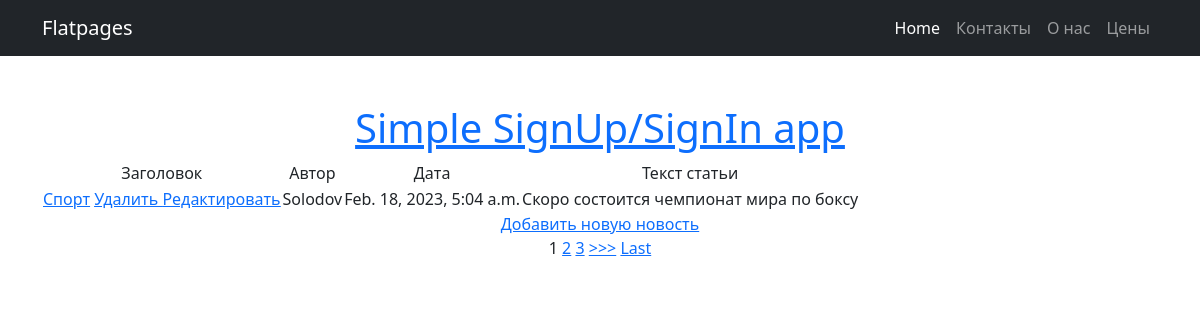
Page /news/ on the committed database.
### news/models.py (models this page shows, shortened)
class Post(models.Model):
    authorArticle = models.ForeignKey(Author, on_delete=models.CASCADE)
    article = 'AR'
    news = 'NW'
    TEXT = [
        (article, 'Статья'),
        (news, 'Новость')
    ]
    textContent = models.CharField(max_length=2,
                                   choices=TEXT,
                                   default=news)
    creationTime = models.DateTimeField(auto_now_add=True)
    textCategory = models.ManyToManyField(Category, through='PostCategory')
    header = models.CharField(max_length=255)
    postText = models.TextField()
    rating = models.IntegerField(default=1)

class Author(models.Model):
    account = models.OneToOneField(User, on_delete=models.CASCADE)
    ratingAuthor = models.IntegerField(default=0)

### news/views.py (the view, shortened to what this page needs)
# urls.py: path('', NewsList.as_view()),
class NewsList(ListView):
    model = Post
    template_name = 'news_list.html'  # указываем имя шаблона, в котором будет лежать HTML, в нём будут все инструкции о том, как именно пользователю должны вывестись наши объекты
    context_object_name = 'newsall'
    queryset = Post.objects.order_by('-creationTime')
    paginate_by = 1
    def get_context_data(self, **kwargs):
        context = super().get_context_data(**kwargs)
        context['form'] = NewsForm()
        return context

### templates/news_list.html (shortened to what this page needs)
{% extends 'flatpages/default.html' %}
{% load custom_filters %}
{% block content %}
        <div>
            <h1><a href="/">Simple SignUp/SignIn app</a></h1>
        </div>
        <table>
            <tr>
                <td>
                    Заголовок
                </td>
                <td>
                    Автор
                </td>
                <td>
                    Дата
                </td>
                <td>
                    Текст статьи
                </td>
            </tr>
        {% for article in newsall %}
            <tr>
                <td>
                   <a href="{% url 'news' article.id %}">{{ article.header}}</a>
                    <a href="{% url 'news_delete' article.id %}"><u> Удалить </u></a>
	                <a href="{% url 'news_update' article.id %}"><u> Редактировать </u></a>
                </td>
                <td>
		            {{ article.authorArticle.account}}
                </td>
                <td>
		            {{ article.creationTime}}
                </td>
                <td>
                    {{ article.postText}}
                </td>
            </tr>
        {% endfor %}
        </table>
 <a href="{% url 'news_create' %}">Добавить новую новость</a> <br>
{% if is_paginated %}
    {% for num in page_obj.paginator.page_range %}
        {% if page_obj.number == num %}
            <a>{{ num }}</a>
        {% elif num > page_obj.number|add:'-3' and num < page_obj.number|add:'3' %}
            <a href="?page={{ num }}">{{ num }}</a>
        {% endif %}
    {% endfor %}
    {% if page_obj.has_next %}
        <a href="?page={{ page_obj.next_page_number }}">>>></a>
        <a href="?page={{ page_obj.paginator.num_pages }}">Last</a>
    {% endif %}
{% endif %}
{% endblock content %}

### rows in the picture
Post: header "Спорт", authorArticle.account "Solodov", creationTime "Feb. 18, 2023, 5:04 a.m.", postText "Скоро состоится чемпионат мира по боксу"

### other values in the picture
{{ num }} "1"
{{ num }} "2" "3"
